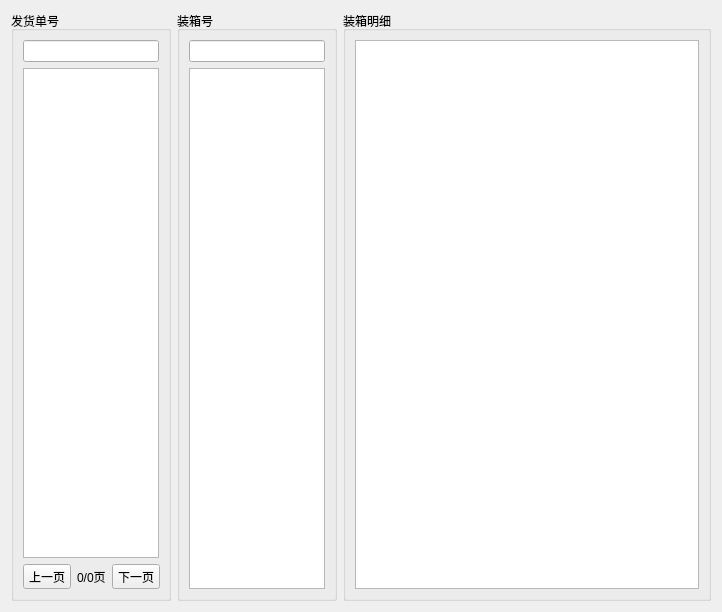
<?xml version="1.0" encoding="UTF-8"?>
<ui version="4.0">
 <class>Dialog</class>
 <widget class="QDialog" name="Dialog">
  <property name="geometry">
   <rect>
    <x>0</x>
    <y>0</y>
    <width>722</width>
    <height>612</height>
   </rect>
  </property>
  <property name="windowTitle">
   <string>Dialog</string>
  </property>
  <layout class="QHBoxLayout" name="horizontalLayout_3">
   <item>
    <widget class="QGroupBox" name="groupBox">
     <property name="maximumSize">
      <size>
       <width>160</width>
       <height>16777215</height>
      </size>
     </property>
     <property name="title">
      <string>发货单号</string>
     </property>
     <layout class="QVBoxLayout" name="verticalLayout">
      <item>
       <widget class="QLineEdit" name="lE_code_serch"/>
      </item>
      <item>
       <widget class="QListWidget" name="lW_codes"/>
      </item>
      <item>
       <layout class="QHBoxLayout" name="horizontalLayout">
        <item>
         <widget class="QToolButton" name="tB_page_last_code">
          <property name="text">
           <string>上一页</string>
          </property>
         </widget>
        </item>
        <item>
         <widget class="QLabel" name="code_page">
          <property name="text">
           <string>0/0页</string>
          </property>
         </widget>
        </item>
        <item>
         <widget class="QToolButton" name="tB_page_next_code">
          <property name="text">
           <string>下一页</string>
          </property>
         </widget>
        </item>
       </layout>
      </item>
     </layout>
    </widget>
   </item>
   <item>
    <widget class="QGroupBox" name="groupBox_2">
     <property name="maximumSize">
      <size>
       <width>160</width>
       <height>16777215</height>
      </size>
     </property>
     <property name="title">
      <string>装箱号</string>
     </property>
     <layout class="QVBoxLayout" name="verticalLayout_2">
      <item>
       <widget class="QLineEdit" name="lE_box_serch"/>
      </item>
      <item>
       <widget class="QListWidget" name="lW_boxs"/>
      </item>
     </layout>
    </widget>
   </item>
   <item>
    <widget class="QGroupBox" name="groupBox_3">
     <property name="title">
      <string>装箱明细</string>
     </property>
     <layout class="QVBoxLayout" name="verticalLayout_3">
      <item>
       <widget class="QListWidget" name="tW_box_item"/>
      </item>
     </layout>
    </widget>
   </item>
  </layout>
 </widget>
 <resources/>
 <connections/>
</ui>
